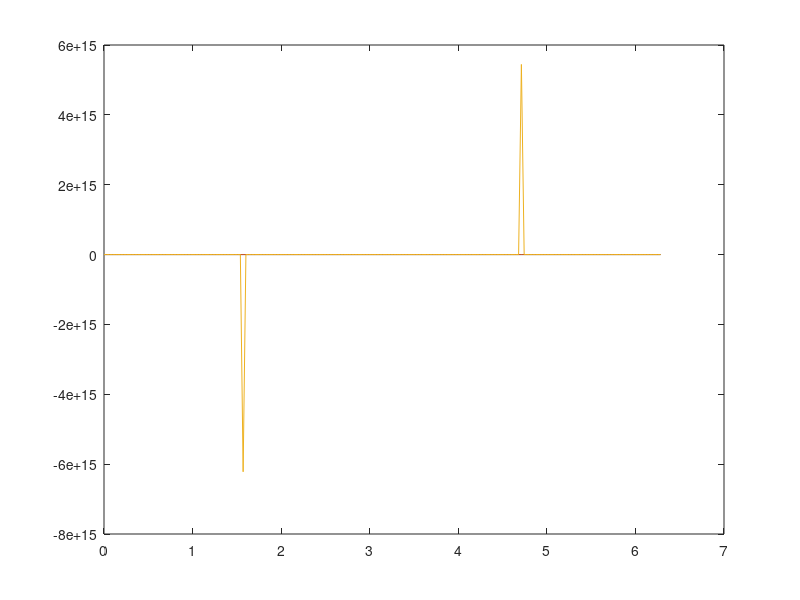

Recreate this plot in MATLAB. (Note: this script raises an error after producing the figure.)
% Qn 1
X = [1, 2, 3, 4, 5, 6, 7, 8 ,9 ,10];
Y = [2, 5, 6, 7, 8, 10, 13, 15, 18, 19]
plot(X, Y, '*-')

% Qn 2
X = [1, 2, 3, 4, 5, 6, 7, 8 ,9 ,10];
Y = [2, 5, 6, 7, 8, 10, 13, 15, 18, 19];
p = plot(X, Y, ':or', ...
    'LineWidth', 2,...
    'MarkerEdgeColor', 'g',...
    'MarkerFaceColor', 'y',...
    'MarkerSize', 12);

% Qn 3
x = -2:0.01:4;
y = (((3.5).^(-0.5 * x))).*cos(6*x);
plot(x, y);

% Qn 4
x = 1:0.01:10;
plot(x, x.^2, x, x.^3, x, log10(x), x, 1./x)

% Qn 5
x = 0:pi/100:2*pi;
plot(x,sin(x), x, cos(x), x, tan(x))

% Qn 6
y = @(x) ((x+5)*2)/(4+3*((x)*2));
fplot(y,[-3 5])
grid on
xlabel('x');
ylabel('y');

% Qn 7
x = linspace(-2,4);

func = 3.*((x).^3)-26.*x+10;
func_first = diff(func);
func_second = diff(func_first);
vec_1 = x(1:end-1);
vec_2 = x(1:end-2);
plot(x, func, vec_1, func_first, vec_2, func_second) 

% Qn 8
x = linspace(-2,4);

func = 3.*((x).^3)-26.*x+10;
func_first = diff(func);
func_second = diff(func_first);
vec_1 = x(1:end-1);
vec_2 = x(1:end-2);
plot(x, func)
hold on
plot(vec_1, func_first)
hold on
plot(vec_2, func_second)

% Qn 9
vec_1 = linspace(-2,4);
func = 3.*((vec_1).^3)-26.*vec_1+10;
func_first = diff(func);
func_second = diff(func_first);
vec_2 = vec_1(1:end-1);
vec_3 = vec_1(1:end-2);
x = [vec_1 vec_2 vec_3]
y = [func func_first func_second]
line(x, y)

% Qn 10
x = 10:0.01:22;
y = 95000./((x).^2);
X = 10:2:22;
Y = [950, 640, 460, 340, 250, 180, 140];
plot(x, y);
hold on;
plot(X,Y,':or');
xlabel('Distance (cm)');
ylabel('Intensity (lux)');
title('Light Intensity as a Function of Distance')
axis([8 24 0 1200])
text(14,640, 'Comparision between theory and exeriment', 'EdgeColor', 'r')
legend('Theory', 'Experiment')


% Qn 11
x = 1:0.01:10;

subplot(2, 2, 1);
plot(x, x.^2)
subplot(2, 2, 2);
plot(x, x.^3)
subplot(2, 2, 3);
plot(x, log10(x))
subplot(2, 2, 4);
plot(x, 1./x)


% Qn 12
y = @(x) (x+1)*(x-2)*(2*x - 0.25) - exp(x);

fplot(y, [0 3])
figure()
fplot(y, [-3 6])




